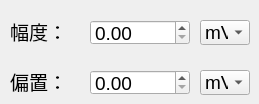
                      <widget class="QWidget" name="tab_ch2_PWM_vol_appoff">
                       <attribute name="title">
                        <string>幅度-偏置</string>
                       </attribute>
                       <widget class="QLabel" name="label_vol_39">
                        <property name="geometry">
                         <rect>
                          <x>10</x>
                          <y>70</y>
                          <width>76</width>
                          <height>22</height>
                         </rect>
                        </property>
                        <property name="font">
                         <font>
                          <family>Arial</family>
                          <pointsize>14</pointsize>
                         </font>
                        </property>
                        <property name="text">
                         <string>偏置：</string>
                        </property>
                       </widget>
                       <widget class="QComboBox" name="comboBox_ch2_PWM_vol_appoff_appunit">
                        <property name="geometry">
                         <rect>
                          <x>200</x>
                          <y>20</y>
                          <width>50</width>
                          <height>25</height>
                         </rect>
                        </property>
                        <property name="minimumSize">
                         <size>
                          <width>50</width>
                          <height>0</height>
                         </size>
                        </property>
                        <property name="maximumSize">
                         <size>
                          <width>50</width>
                          <height>16777215</height>
                         </size>
                        </property>
                        <property name="font">
                         <font>
                          <pointsize>14</pointsize>
                         </font>
                        </property>
                        <item>
                         <property name="text">
                          <string>mV</string>
                         </property>
                        </item>
                        <item>
                         <property name="text">
                          <string>V</string>
                         </property>
                        </item>
                       </widget>
                       <widget class="QComboBox" name="comboBox_ch2_PWM_vol_appoff_offunit">
                        <property name="geometry">
                         <rect>
                          <x>200</x>
                          <y>70</y>
                          <width>50</width>
                          <height>25</height>
                         </rect>
                        </property>
                        <property name="minimumSize">
                         <size>
                          <width>50</width>
                          <height>0</height>
                         </size>
                        </property>
                        <property name="maximumSize">
                         <size>
                          <width>50</width>
                          <height>16777215</height>
                         </size>
                        </property>
                        <property name="font">
                         <font>
                          <pointsize>14</pointsize>
                         </font>
                        </property>
                        <item>
                         <property name="text">
                          <string>mV</string>
                         </property>
                        </item>
                        <item>
                         <property name="text">
                          <string>V</string>
                         </property>
                        </item>
                       </widget>
                       <widget class="QLabel" name="label_vol_40">
                        <property name="geometry">
                         <rect>
                          <x>10</x>
                          <y>20</y>
                          <width>76</width>
                          <height>22</height>
                         </rect>
                        </property>
                        <property name="font">
                         <font>
                          <family>Arial</family>
                          <pointsize>14</pointsize>
                         </font>
                        </property>
                        <property name="text">
                         <string>幅度：</string>
                        </property>
                       </widget>
                       <widget class="QDoubleSpinBox" name="doubleSpinBox_ch2_PWM_vol_appoff_offpara">
                        <property name="geometry">
                         <rect>
                          <x>90</x>
                          <y>70</y>
                          <width>100</width>
                          <height>25</height>
                         </rect>
                        </property>
                        <property name="minimumSize">
                         <size>
                          <width>100</width>
                          <height>0</height>
                         </size>
                        </property>
                        <property name="maximumSize">
                         <size>
                          <width>100</width>
                          <height>16777215</height>
                         </size>
                        </property>
                        <property name="font">
                         <font>
                          <pointsize>14</pointsize>
                         </font>
                        </property>
                       </widget>
                       <widget class="QDoubleSpinBox" name="doubleSpinBox_ch2_PWM_vol_appoff_apppara">
                        <property name="geometry">
                         <rect>
                          <x>90</x>
                          <y>20</y>
                          <width>100</width>
                          <height>25</height>
                         </rect>
                        </property>
                        <property name="minimumSize">
                         <size>
                          <width>100</width>
                          <height>0</height>
                         </size>
                        </property>
                        <property name="maximumSize">
                         <size>
                          <width>100</width>
                          <height>16777215</height>
                         </size>
                        </property>
                        <property name="font">
                         <font>
                          <pointsize>14</pointsize>
                         </font>
                        </property>
                        <property name="minimum">
                         <double>0.000000000000000</double>
                        </property>
                       </widget>
                      </widget>
